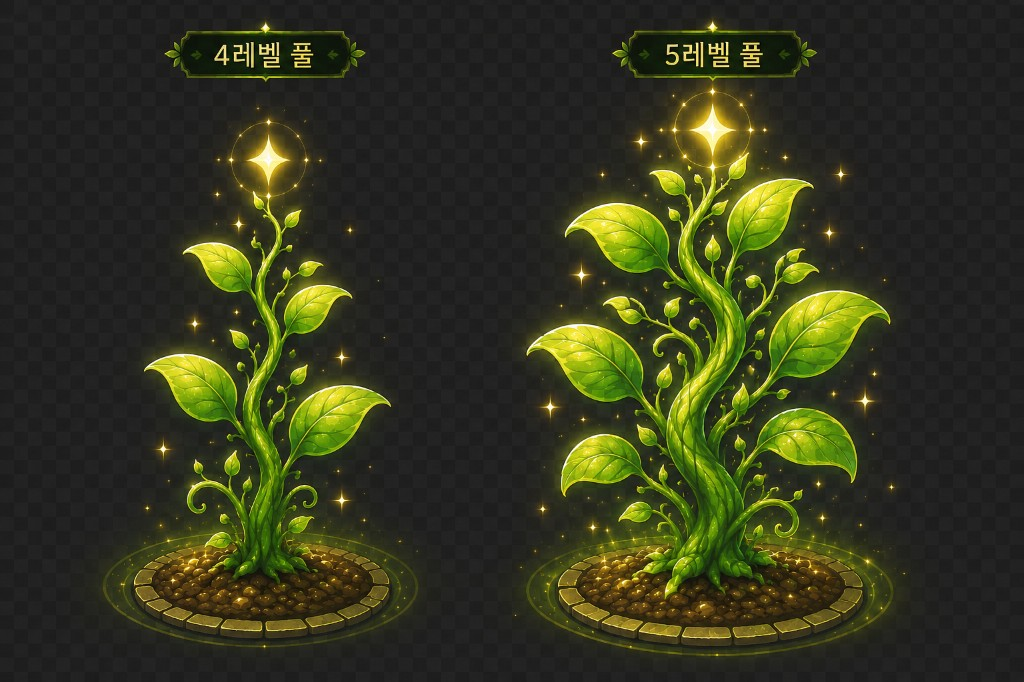
#> input picture 이미지/grass-stage45-sheet.png, 1024 x 682 px
$ python crop_grass_sheet.py
#> lines starting #> are read from the running program, lines starting #| are printed output that depends on the picture
"""
4·5단계 풀: 가로 2열 시트(왼=4레벨, 오른=5레벨)를 잘라
이미지/grass-stage4-front.png, 이미지/grass-stage5-front.png 로보냄.

원본은 이미지/grass-stage45-sheet.png (가로 짝수 픽셀 권장).
상단 배너(텍스트) 제거: 높이의 TOP_TRIM_RATIO 만큼 위를 잘라냄.

자른 뒤 가장자리 배경 제거: python scripts/remove_grass_dark_bg.py
"""
from pathlib import Path

from PIL import Image

ROOT = Path(__file__).resolve().parent.parent
SHEET = ROOT / "이미지" / "grass-stage45-sheet.png"
TOP_TRIM_RATIO = 0.14
COL_MARGIN = 4


def main() -> None:
    im = Image.open(SHEET).convert("RGBA")
#> im is the input picture: PIL image 1024x682 RGBA; mean R, G, B, A 52.5, 55.4, 30.1, 255
    w, h = im.size
#> w = 1024; h = 682
    col_w = w // 2
#> col_w = 512
    trim_y = int(h * TOP_TRIM_RATIO)
#> trim_y = 95
    for col, name in [(0, "grass-stage4-front"), (1, "grass-stage5-front")]:
        x0 = col * col_w + COL_MARGIN
        x1 = (col + 1) * col_w - COL_MARGIN
        box = (x0, trim_y, x1, h)
        out = ROOT / "이미지" / f"{name}.png"
        im.crop(box).save(out)
        print(out.name, box, out.stat().st_size, "bytes")
#> this loop made 2 passes
#> pass 1, in main, `im.crop(box).save(out)`:
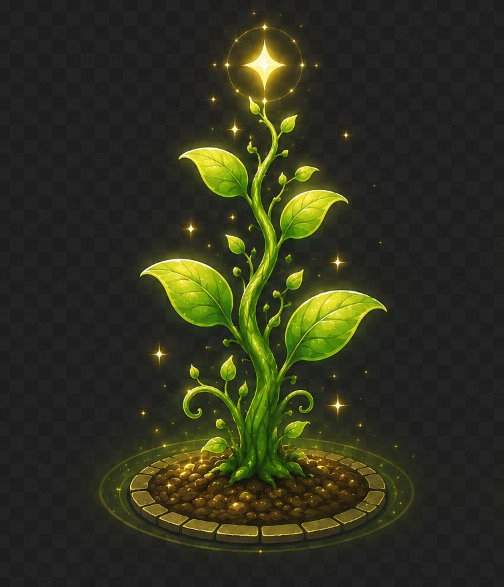
#> saved as grass-stage4-front.png: PIL image 504x587 RGBA; mean R, G, B, A 48.4, 50, 30.8, 255
#> pass 2, in main, `im.crop(box).save(out)`:
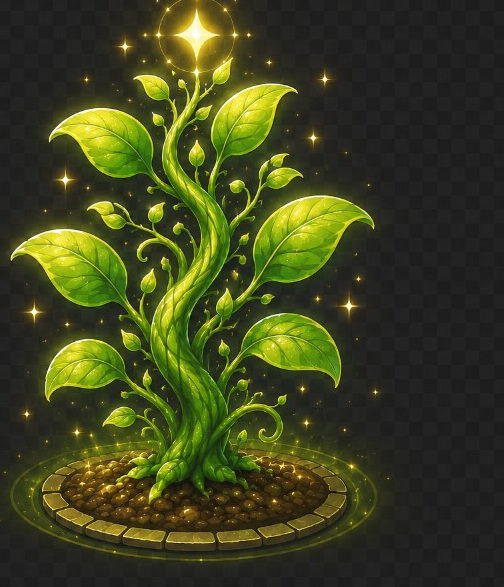
#> saved as grass-stage5-front.png: PIL image 504x587 RGBA; mean R, G, B, A 62.7, 67.6, 29.5, 255


if __name__ == "__main__":
    main()
